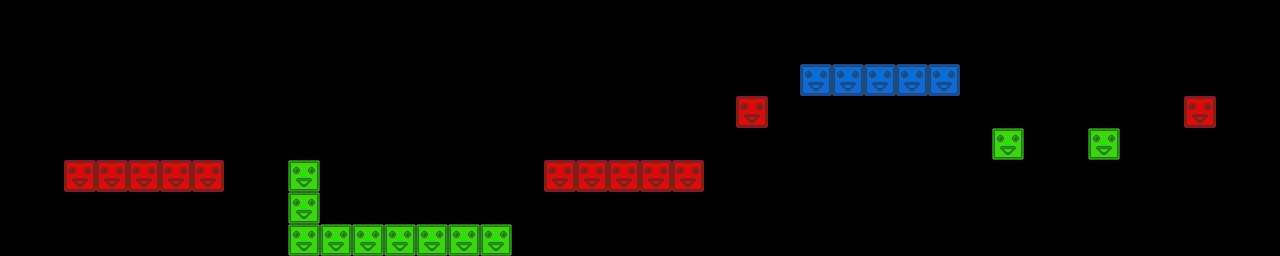

This is a level from a 2D game, rendered from its Tiled map with the project's own tilesets. A one-line summary and the map file follow, with tile-layer data summarised:
An orthogonal 40x8 tile map with 32x32 px tiles, 3 tile layers (red, green, blue) and 9 objects.

<map version="1.0" orientation="orthogonal" width="40" height="8" tilewidth="32" tileheight="32">
 <tileset firstgid="1" name="blocks" tilewidth="32" tileheight="32">
  <image source="blocks.png" width="96" height="32" />
 </tileset>
 <layer name="red" width="40" height="8">
  <data>[320 cells, 12 non-empty, 1 distinct tile ids]</data>
 </layer>
 <layer name="green" width="40" height="8">
  <data>[320 cells, 11 non-empty, 1 distinct tile ids]</data>
 </layer>
 <layer name="blue" width="40" height="8">
  <data>[320 cells, 5 non-empty, 1 distinct tile ids]</data>
 </layer>
 <objectgroup name="crystals" width="40" height="8">
  <object x="370" y="207">
   <ellipse />
  </object>
  <object x="460" y="208">
   <ellipse />
  </object>
  <object x="858" y="48">
   <ellipse />
  </object>
  <object x="1195" y="81">
   <ellipse />
  </object>
  <object x="114" y="148">
   <ellipse />
  </object>
  <object x="180" y="147">
   <ellipse />
  </object>
 </objectgroup>
 <objectgroup name="spikes" width="40" height="8">
  <object x="496" y="13">
   <ellipse />
  </object>
  <object x="499" y="50">
   <ellipse />
  </object>
  <object x="499" y="76">
   <ellipse />
  </object>
 </objectgroup>
</map>
